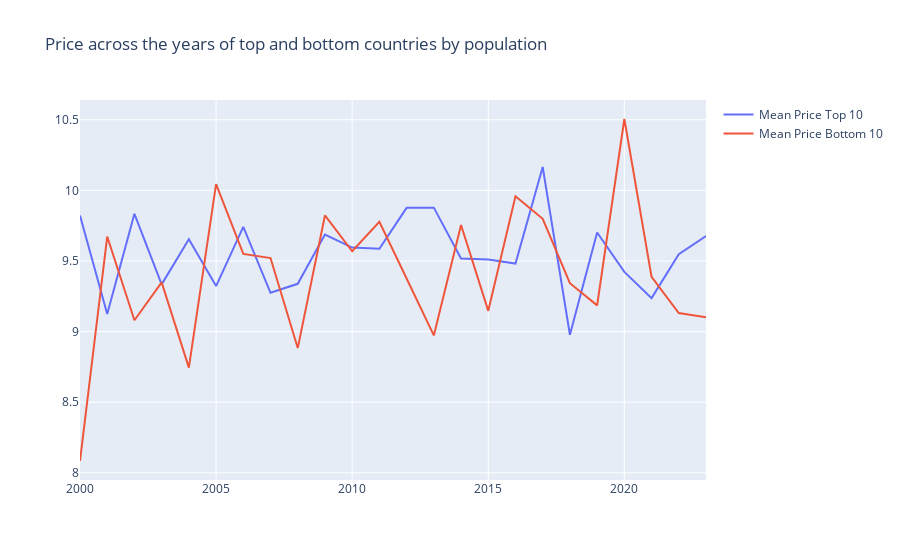

Notebook code cell kept with this figure:
### Markdown cell above
With this plot we can a recent downside trend in coffee prices

### Code cell
# Price across the years for more populated and least populated countries
prices_top_botton = pd.DataFrame(columns=['Year', 'Top', 'Bottom'])
for year in df2.Year.unique():
    cbp = df2[['Country', 'Population']][df2.Year == year].groupby('Country').sum().sort_values('Population')
    top10 = df2.Price[(df2.Country.isin(cbp.index[-10:])) & (df2.Year == year)].mean()
    bottom10 = df2.Price[(df2.Country.isin(cbp.index[:10])) & (df2.Year == year)].mean()
    prices_top_botton.loc[len(prices_top_botton), :] = [year, top10, bottom10]

fig = go.Figure(go.Scatter(x = prices_top_botton.Year, y = prices_top_botton.Top, 
                           name='Mean Price Top 10', mode='lines'))
fig.add_trace(go.Scatter(x = prices_top_botton.Year, y = prices_top_botton.Bottom, 
                         name='Mean Price Bottom 10', mode='lines'))
fig.update_layout(title='Price across the years of top and bottom countries by population')
fig.show()

### Figure 1 — Plotly figure (JSON) as saved in the notebook; plotly's stock layout.template omitted (floating-point values rounded to 4 significant figures)
{"data": [{"mode": "lines", "name": "Mean Price Top 10", "type": "scatter", "x": [2000, 2001, 2002, 2003, 2004, 2005, 2006, 2007, 2008, 2009, 2010, 2011, 2012, 2013, 2014, 2015, 2016, 2017, 2018, 2019, 2020, 2021, 2022, 2023], "y": [9.822, 9.125, 9.834, 9.334, 9.653, 9.322, 9.741, 9.275, 9.338, 9.687, 9.595, 9.586, 9.876, 9.878, 9.518, 9.511, 9.482, 10.17, 8.978, 9.702, 9.423, 9.237, 9.549, 9.676]}, {"mode": "lines", "name": "Mean Price Bottom 10", "type": "scatter", "x": [2000, 2001, 2002, 2003, 2004, 2005, 2006, 2007, 2008, 2009, 2010, 2011, 2012, 2013, 2014, 2015, 2016, 2017, 2018, 2019, 2020, 2021, 2022, 2023], "y": [8.084, 9.673, 9.08, 9.349, 8.745, 10.04, 9.55, 9.521, 8.883, 9.823, 9.569, 9.777, 9.376, 8.973, 9.755, 9.147, 9.958, 9.799, 9.343, 9.186, 10.51, 9.387, 9.131, 9.101]}], "layout": {"title": {"text": "Price across the years of top and bottom countries by population"}}}
